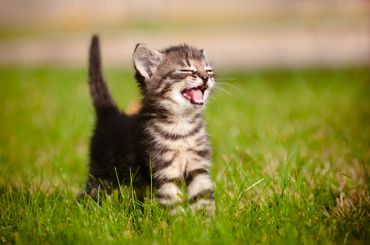
//> input picture opencv_cpp/cat.jpg, 370 x 245 px
$ ./rgb2y cat.jpg   (built with g++ and OpenCV 4)
//> lines starting //> are read from the running program, lines starting //| are printed output that depends on the picture
//************** rgb2y.cpp ***************//
// Read a RGB image, convert it to YUV and Y,U,V, and GARY.
//
// $ g++ rgb2y.cpp -o rgb2y `pkg-config --cflags --libs opencv`
// Usage: $ ./rgb2y cat.jpg
//

#include <iostream>
#include <cv.h>
#include <highgui.h>

using namespace cv;
using namespace std;

int main(int argc, char const *argv[])
{
    IplImage* rgb = cvLoadImage(argv[1], CV_LOAD_IMAGE_COLOR);
//> rgb is the input picture: 245 rows x 370 cols, CV_8UC3; mean B, G, R 63.3, 135, 141.6
    IplImage* ycrcb = cvCreateImage(cvSize(rgb->width, rgb->height), IPL_DEPTH_8U, 3);
    IplImage* y = cvCreateImage(cvSize(rgb->width, rgb->height), IPL_DEPTH_8U, 1);
    IplImage* cr = cvCreateImage(cvSize(rgb->width, rgb->height), IPL_DEPTH_8U, 1);
    IplImage* cb = cvCreateImage(cvSize(rgb->width, rgb->height), IPL_DEPTH_8U, 1);
    IplImage* gray = cvCreateImage(cvSize(rgb->width, rgb->height), IPL_DEPTH_8U, 1);

    cvNamedWindow("RGB image", WINDOW_AUTOSIZE);
    cvNamedWindow("YCRCB image", WINDOW_AUTOSIZE);
    cvNamedWindow("Y image", WINDOW_AUTOSIZE);
    cvNamedWindow("CR image", WINDOW_AUTOSIZE);
    cvNamedWindow("CB image", WINDOW_AUTOSIZE);
    cvNamedWindow("GRAY image", WINDOW_AUTOSIZE);

    cvCvtColor(rgb, ycrcb, CV_BGR2YCrCb);
//> ycrcb: 245 rows x 370 cols, CV_8UC3; mean of channels 0, 1, 2 128.8, 137.1, 91
    cvCvtColor(rgb, gray, CV_BGR2GRAY);
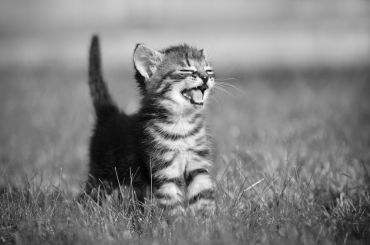
//> gray: 245 rows x 370 cols, CV_8UC1; min 0, max 254, mean 128.8
    cvSplit(ycrcb, y, cr, cb, NULL);
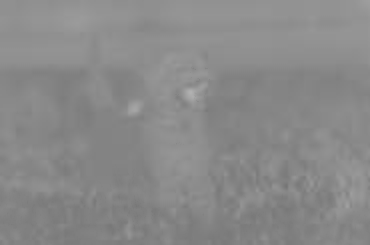
//> cr: 245 rows x 370 cols, CV_8UC1; min 117, max 177, mean 137.1
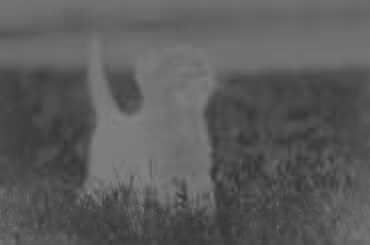
//> cb: 245 rows x 370 cols, CV_8UC1; min 52, max 131, mean 91

    cvShowImage("RGB image", rgb);
    cvShowImage("YCRCB image", ycrcb);
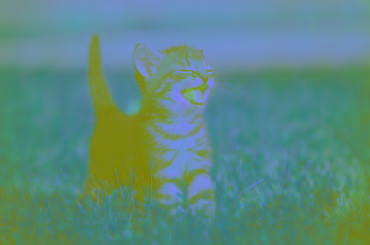
//> window 'YCRCB image': 245 rows x 370 cols, CV_8UC3; mean B, G, R 128.8, 137.1, 91
    cvShowImage("Y image", y);
    cvShowImage("CR image", cr);
    cvShowImage("CB image", cb);
    cvShowImage("GRAY image", gray);

    cvWaitKey(0);

    return 0;
}
